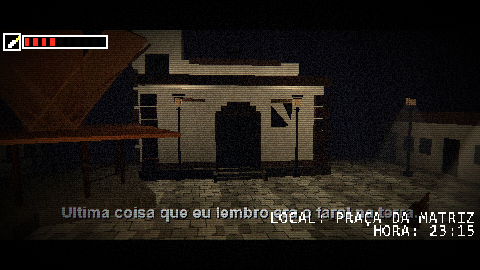
#> input picture captures/praca_matriz/_sessao_praca_visual/after_02_deitado.png, 480 x 270 px, found by its file name
$ python _tmp_torso.py
#> lines starting #> are read from the running program, lines starting #| are printed output that depends on the picture; after the words box and inside, x2 and y2 are one past the last pixel; in counts of white or black regions, pixels touching at a corner belong together; long printed decimals are rounded
from pathlib import Path
from PIL import Image
import numpy as np

# Inspect lower third of after_02 for non-ground (character?)
im = np.array(Image.open(r"C:\Users\Administrator\Documents\Codes\Games\PSX\captures\praca_matriz\_sessao_praca_visual\after_02_deitado.png").convert("RGB"))
h,w,_=im.shape
#> h = 270; w = 480
low=im[int(h*0.55):int(h*0.92), int(w*0.25):int(w*0.75)]
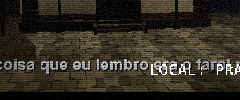
#> low: shape (100, 240, 3); mean R, G, B 51.5, 45.9, 36
# cobble is greyish; character clothes often darker or colored
print("low mid", low.mean(axis=(0,1)), "std", low.std())
#| low mid [51.520 45.878   36.026  ] std 42.710
# count dark reddish / blueish pixels
r,g,b = low[:,:,0], low[:,:,1], low[:,:,2]
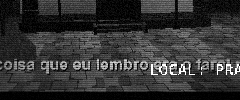
#> r: shape (100, 240); min 0, max 255, mean 51.5
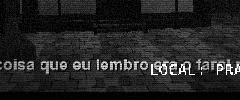
#> b: shape (100, 240); min 0, max 255, mean 36
clothes = ((r>40)&(r<120)&(g<90)&(b<90)) | ((b>g+15)&(b>40))
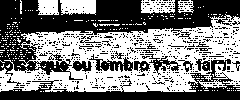
#> clothes: shape (100, 240) bool; 48.7% white; 250 white regions (243 under 20 px), largest, box (x1, y1, x2, y2) and area: (0, 14, 240, 92) 9905, (60, 0, 96, 15) 472, (141, 0, 175, 14) 357
print("clothes-ish frac", clothes.mean())
#| clothes-ish frac 0.4872

ab = Path(r"C:\Users\Administrator\Documents\Codes\Games\PSX\game\src\levels\abertura.gd")
#> (the run stopped early here; a loop or call above may not have finished)
